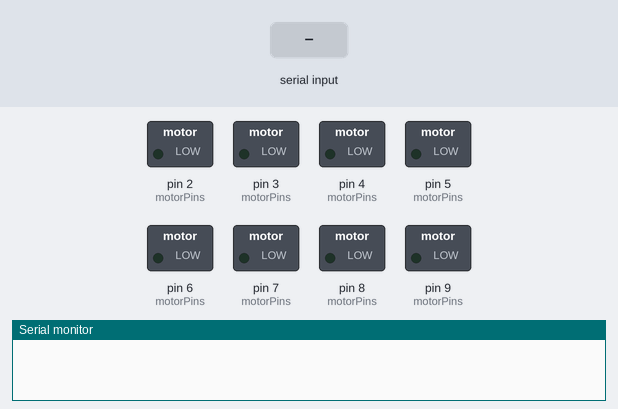
This sketch was run on a simulated Arduino Uno, built with avr-gcc and run on an emulated ATmega328P. On the bench: switched loads named in the sketch (green lamp = pin HIGH), the last lines printed to the serial monitor. The inputs (shaded band) are chosen by the test bench.

Above: at 1.2 s.
1.3 s: "1\n" received over the second serial link
At 2.1 s:
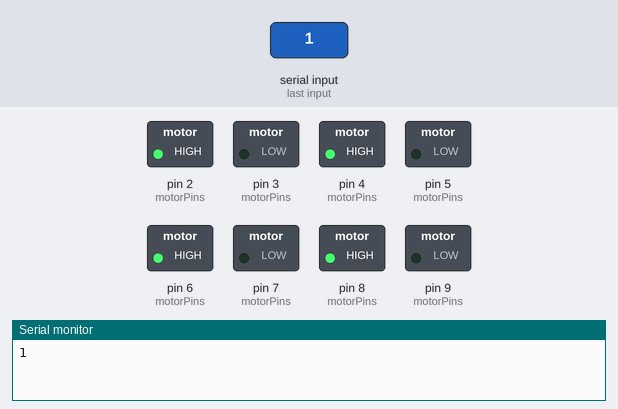
3.8 s: "2\n" received over the second serial link
At 4.3 s:
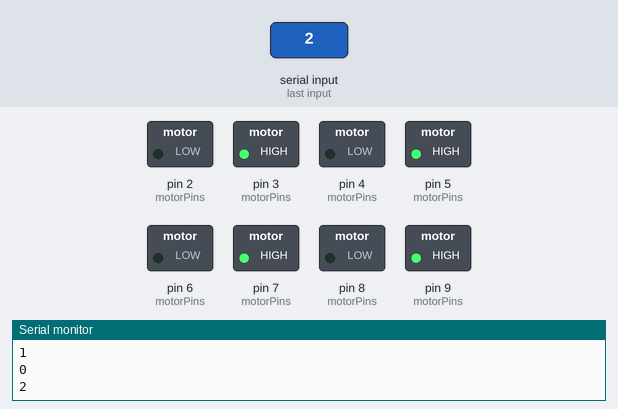
6.2 s: "3\n" received over the second serial link
At 7.0 s:
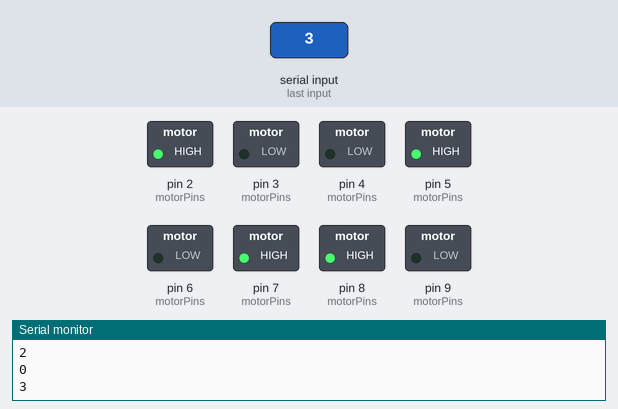
8.7 s: "4\n" received over the second serial link
At 9.3 s:
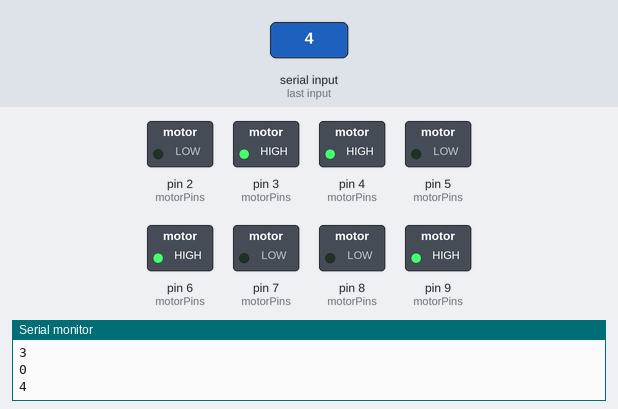
Timing chart, 0 to 11.7 s (numbered marks = the images above; inputs shaded):
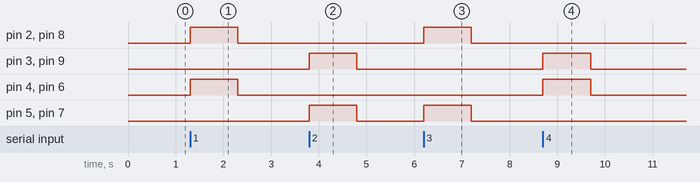

The sketch:

RobotArduino.ino
```cpp
#include <SoftwareSerial.h> // Pentru comunicare serială cu ESP32

// Definirea motoarelor
#define FRONT_RIGHT_MOTOR 0
#define BACK_RIGHT_MOTOR 1
#define FRONT_LEFT_MOTOR 2
#define BACK_LEFT_MOTOR 3

#define FORWARD 1
#define BACKWARD -1
#define STOP 0

// Pinii pentru motoare
struct MOTOR_PINS {
  int pinIN1;
  int pinIN2;
};

MOTOR_PINS motorPins[] = {
  {2, 3},   // FRONT_RIGHT_MOTOR
  {4, 5},   // BACK_RIGHT_MOTOR
  {6, 7},   // FRONT_LEFT_MOTOR
  {8, 9}    // BACK_LEFT_MOTOR
};

// Comunicarea cu ESP32
SoftwareSerial ESPSerial(10, 11); // RX = 10, TX = 11 (poți schimba)

void rotateMotor(int motorNumber, int motorDirection) {
  if (motorDirection == FORWARD) {
    digitalWrite(motorPins[motorNumber].pinIN1, HIGH);
    digitalWrite(motorPins[motorNumber].pinIN2, LOW);
  } else if (motorDirection == BACKWARD) {
    digitalWrite(motorPins[motorNumber].pinIN1, LOW);
    digitalWrite(motorPins[motorNumber].pinIN2, HIGH);
  } else {
    digitalWrite(motorPins[motorNumber].pinIN1, LOW);
    digitalWrite(motorPins[motorNumber].pinIN2, LOW);
  }
}

void setUpPinModes() {
  for (int i = 0; i < 4; i++) {
    pinMode(motorPins[i].pinIN1, OUTPUT);
    pinMode(motorPins[i].pinIN2, OUTPUT);
    rotateMotor(i, STOP); // Toate motoarele oprite la început
  }
}

void processCarMovement(int command) {
  switch (command) {
    case 1: // UP
      rotateMotor(FRONT_RIGHT_MOTOR, FORWARD);
      rotateMotor(BACK_RIGHT_MOTOR, FORWARD);
      rotateMotor(FRONT_LEFT_MOTOR, FORWARD);
      rotateMotor(BACK_LEFT_MOTOR, FORWARD);
      break;
    case 2: // DOWN
      rotateMotor(FRONT_RIGHT_MOTOR, BACKWARD);
      rotateMotor(BACK_RIGHT_MOTOR, BACKWARD);
      rotateMotor(FRONT_LEFT_MOTOR, BACKWARD);
      rotateMotor(BACK_LEFT_MOTOR, BACKWARD);
      break;
    case 3: // LEFT
      rotateMotor(FRONT_RIGHT_MOTOR, FORWARD);
      rotateMotor(BACK_RIGHT_MOTOR, BACKWARD);
      rotateMotor(FRONT_LEFT_MOTOR, BACKWARD);
      rotateMotor(BACK_LEFT_MOTOR, FORWARD);
      break;
    case 4: // RIGHT
      rotateMotor(FRONT_RIGHT_MOTOR, BACKWARD);
      rotateMotor(BACK_RIGHT_MOTOR, FORWARD);
      rotateMotor(FRONT_LEFT_MOTOR, FORWARD);
      rotateMotor(BACK_LEFT_MOTOR, BACKWARD);
      break;
    case 0: // STOP
    default:
      for (int i = 0; i < 4; i++) rotateMotor(i, STOP);
      break;
  }
}

void setup() {
  ESPSerial.begin(9600); // Comunicarea cu ESP32
  Serial.begin(9600);    // Pentru debug
  setUpPinModes();
}

void loop() {
  if (ESPSerial.available()) {
    int command = ESPSerial.parseInt(); // Citește comanda de la ESP32
    processCarMovement(command);        // Execută comanda
    Serial.println(command);            // Pentru debug
  }
}
```

Measured:
- after the input at 1.3 s, pin 2 (motorPins), pin 4 (motorPins), pin 6 (motorPins), pin 8 (motorPins): LOW → HIGH at once, → LOW 1.0 s later
- after the input at 3.8 s, pin 3 (motorPins), pin 5 (motorPins), pin 7 (motorPins), pin 9 (motorPins): LOW → HIGH at once, → LOW 1.0 s later
- after the input at 6.2 s, pin 2 (motorPins), pin 5 (motorPins), pin 7 (motorPins), pin 8 (motorPins): LOW → HIGH at once, → LOW 1.0 s later
- after the input at 8.7 s, pin 3 (motorPins), pin 4 (motorPins), pin 6 (motorPins), pin 9 (motorPins): LOW → HIGH at once, → LOW 1.0 s later
